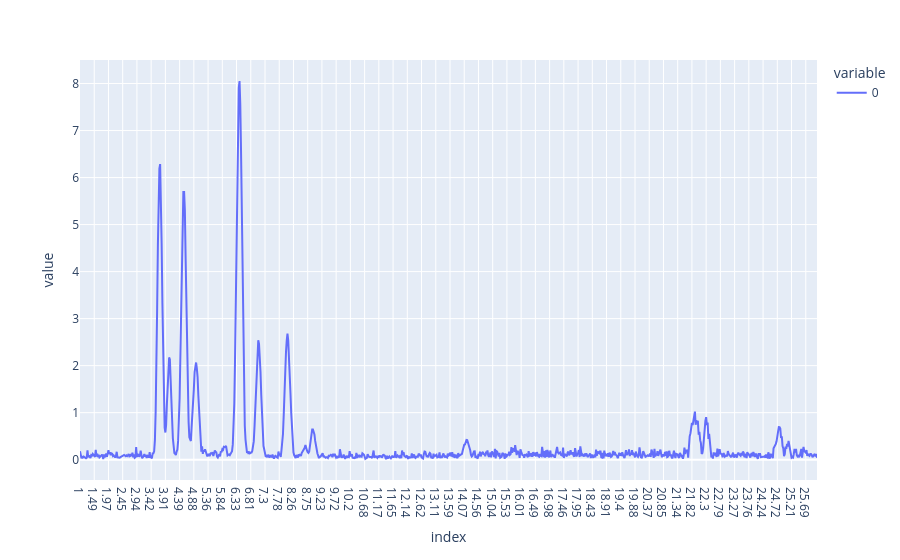

Source (notebook cell):
### Code cell
# PLS-DA with optimized latent variables
from modeling import pls_optimized

plsda_results = pls_optimized(
    Xcalclass_prep, 
    ycalclass,
    LVmax=4,
    Xpred=Xpredclass_prep,
    ypred=ypredclass,
    aim='classification',
    cv=10
)

# Convenience references used later
pls_model = plsda_results[3]               # fitted PLS model
vip_scores_mat = plsda_results[4]          # VIP scores matrix (features × LV)
y_pred_cont = plsda_results[5].iloc[:, -1] # continuous predictions for Xcalclass (used for MI/Cov)

# plotando o vip scores rapidamente
vip_scores_mat.T.plot()

### Figure 1 — Plotly figure (JSON) as saved in the notebook; plotly's stock layout.template omitted (floating-point values rounded to 4 significant figures; data arrays with more than 128 entries replaced by an {"elided": "..."} marker saying what was removed)
{"data": [{"hovertemplate": "variable=0<br>index=%{x}<br>value=%{y}<extra></extra>", "legendgroup": "0", "line": {"color": "#636efa", "dash": "solid"}, "marker": {"symbol": "circle"}, "mode": "lines", "name": "0", "orientation": "v", "showlegend": true, "type": "scatter", "x": {"elided": "985 str values"}, "xaxis": "x", "y": {"elided": "985 float values"}, "yaxis": "y"}], "layout": {"legend": {"title": {"text": "variable"}, "tracegroupgap": 0}, "margin": {"t": 60}, "xaxis": {"anchor": "y", "domain": [0, 1], "title": {"text": "index"}}, "yaxis": {"anchor": "x", "domain": [0, 1], "title": {"text": "value"}}}}
